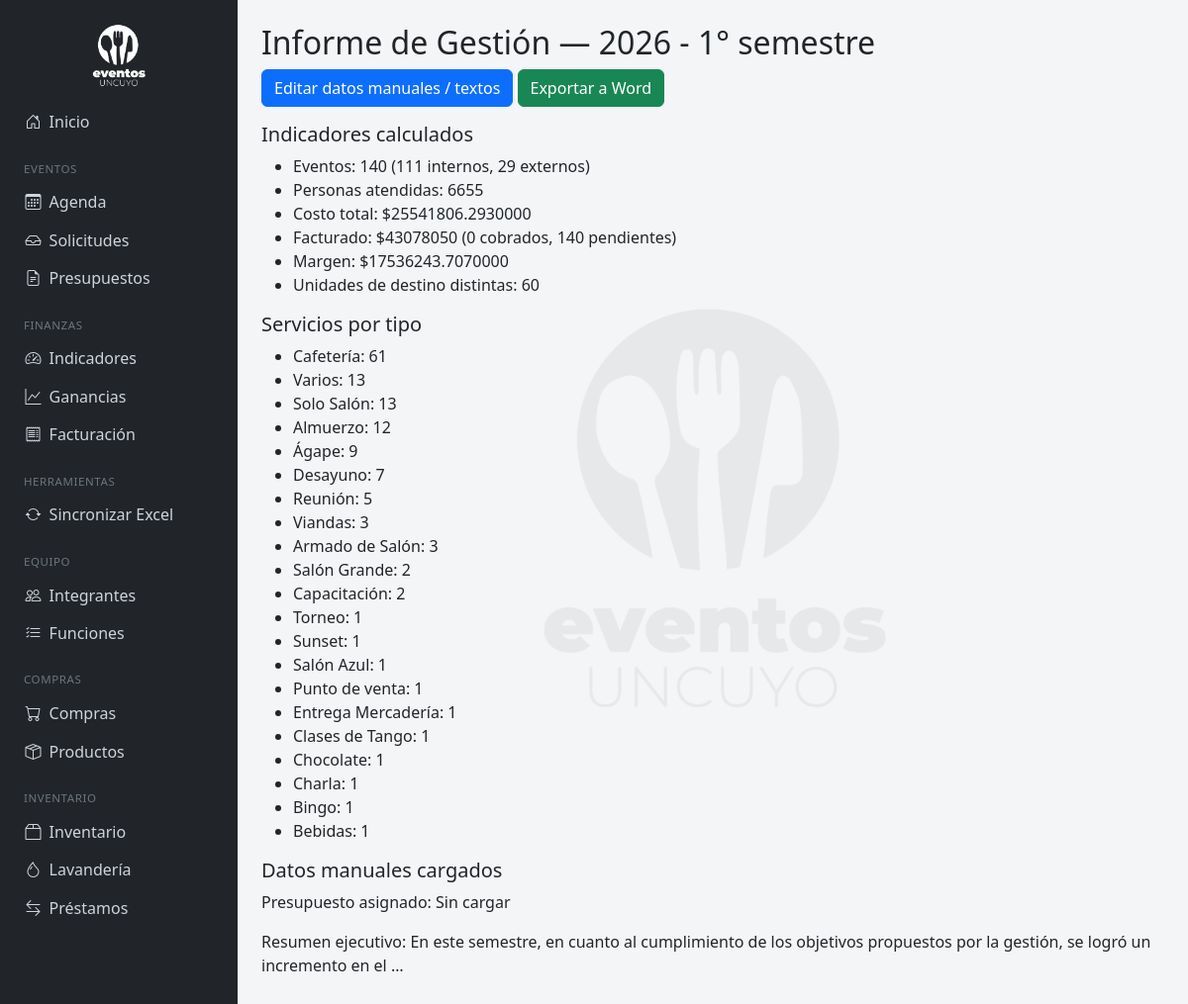
The page /informes/2/ on the database its author committed.
### eventos/models.py (models this page shows, shortened)
class Periodo(models.Model):
    anio = models.IntegerField(verbose_name="Año")
    semestre = models.IntegerField(choices=[(1, "1er semestre"), (2, "2do semestre")])
    activo = models.BooleanField(default=True)
    class Meta:
        unique_together = ('anio', 'semestre')
        ordering = ['-anio', '-semestre']
    def __str__(self):
        return f"{self.anio} - {self.semestre}° semestre"

class TipoServicio(models.Model):
    nombre = models.CharField(max_length=100, unique=True)
    permite_vegetariano = models.BooleanField(
        default=False,
        help_text="Tildá esto para Almuerzos, Ágapes, Cenas, etc. — habilita el menú vegetariano en presupuestos de este tipo."
    )
    class Meta:
        ordering = ['nombre']

class InformeGestion(models.Model):
    periodo = models.OneToOneField(Periodo, on_delete=models.CASCADE, related_name='informe_gestion')
    presupuesto_asignado = models.DecimalField(max_digits=14, decimal_places=2, null=True, blank=True)
    servicios_adicionales_horas_extra = models.IntegerField(null=True, blank=True)
    raciones_comun = models.IntegerField(null=True, blank=True)
    raciones_vegetariano = models.IntegerField(null=True, blank=True)
    raciones_celiaco = models.IntegerField(null=True, blank=True)
    resumen_ejecutivo = models.TextField(blank=True)
    objetivos = models.TextField(blank=True)
    logros_destacados = models.TextField(blank=True)
    desafios_proximo_periodo = models.TextField(blank=True)
    actualizado = models.DateField(auto_now=True)

### eventos/views.py (the view)
# urls.py: path('informes/<int:periodo_id>/', views.informe_gestion_detalle, name='informe_gestion_detalle'),
def informe_gestion_detalle(request, periodo_id):
    periodo = get_object_or_404(Periodo, pk=periodo_id)
    indicadores = calcular_indicadores_periodo(periodo)
    informe, _ = InformeGestion.objects.get_or_create(periodo=periodo)
    return render(request, 'eventos/informe_gestion_detalle.html', {
        'indicadores': indicadores,
        'informe': informe,
    })

### eventos/templates/eventos/informe_gestion_detalle.html
{% extends 'eventos/base.html' %}
{% block content %}
<h2>Informe de Gestión — {{ indicadores.periodo }}</h2>
<a href="{% url 'informe_gestion_form' indicadores.periodo.id %}" class="btn btn-primary mb-3">Editar datos manuales / textos</a>
<a href="{% url 'informe_gestion_exportar_word' indicadores.periodo.id %}" class="btn btn-success mb-3">Exportar a Word</a>
<h5>Indicadores calculados</h5>
<ul>
    <li>Eventos: {{ indicadores.total_eventos }} ({{ indicadores.internos }} internos, {{ indicadores.externos }} externos)</li>
    <li>Personas atendidas: {{ indicadores.total_personas }}</li>
    <li>Costo total: ${{ indicadores.costo_total }}</li>
    <li>Facturado: ${{ indicadores.facturado_total }} ({{ indicadores.cobrados }} cobrados, {{ indicadores.pendientes }} pendientes)</li>
    <li>Margen: ${{ indicadores.margen_total }}</li>
    <li>Unidades de destino distintas: {{ indicadores.unidades_destino }}</li>
</ul>
<h5>Servicios por tipo</h5>
<ul>
    {% for item in indicadores.servicios_por_tipo %}
    <li>{{ item.tipo_servicio__nombre }}: {{ item.cantidad }}</li>
    {% empty %}
    <li class="text-muted">Sin datos</li>
    {% endfor %}
</ul>
<h5>Datos manuales cargados</h5>
<p>Presupuesto asignado: {{ informe.presupuesto_asignado|default:"Sin cargar" }}</p>
<p>Resumen ejecutivo: {{ informe.resumen_ejecutivo|default:"Sin completar"|truncatewords:20 }}</p>
{% endblock %}

### eventos/templates/eventos/base.html (style rules this page uses)
body { background-color: #f4f5f7; }

### rows shown on the page
Periodo: periodo "2026 - 1° semestre"
TipoServicio: tipo_servicio__nombre "Cafetería", cantidad "61"
TipoServicio: tipo_servicio__nombre "Varios", cantidad "13"
TipoServicio: tipo_servicio__nombre "Almuerzo", cantidad "12"
TipoServicio: tipo_servicio__nombre "Ágape", cantidad "9"
TipoServicio: tipo_servicio__nombre "Desayuno", cantidad "7"
TipoServicio: tipo_servicio__nombre "Reunión", cantidad "5"
TipoServicio: tipo_servicio__nombre "Viandas", cantidad "3"
TipoServicio: tipo_servicio__nombre "Armado de Salón", cantidad "3"
TipoServicio: tipo_servicio__nombre "Salón Grande", cantidad "2"
TipoServicio: tipo_servicio__nombre "Capacitación", cantidad "2"
TipoServicio: tipo_servicio__nombre "Torneo", cantidad "1"
TipoServicio: tipo_servicio__nombre "Sunset", cantidad "1"
TipoServicio: tipo_servicio__nombre "Salón Azul", cantidad "1"
TipoServicio: tipo_servicio__nombre "Punto de venta", cantidad "1"
TipoServicio: tipo_servicio__nombre "Entrega Mercadería", cantidad "1"
TipoServicio: tipo_servicio__nombre "Clases de Tango", cantidad "1"
TipoServicio: tipo_servicio__nombre "Chocolate", cantidad "1"
TipoServicio: tipo_servicio__nombre "Charla", cantidad "1"
TipoServicio: tipo_servicio__nombre "Bingo", cantidad "1"
TipoServicio: tipo_servicio__nombre "Bebidas", cantidad "1"
InformeGestion: presupuesto_asignado "Sin cargar", resumen_ejecutivo "En este semestre, en cuanto al cumplimiento de los objetivos propuestos por la gestión, se logró un incremento en el …"

### other values the page prints
{{ indicadores.total_eventos }} "140"
{{ indicadores.internos }} "111"
{{ indicadores.externos }} "29"
{{ indicadores.total_personas }} "6655"
{{ indicadores.costo_total }} "25541806.2930000"
{{ indicadores.facturado_total }} "43078050"
{{ indicadores.cobrados }} "0"
{{ indicadores.pendientes }} "140"
{{ indicadores.margen_total }} "17536243.7070000"
{{ indicadores.unidades_destino }} "60"
{{ item.tipo_servicio__nombre }} "Solo Salón"
{{ item.cantidad }} "13"
